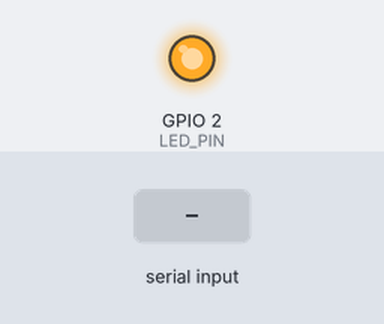
Recording of a sketch running on a simulated ESP32. Shown: output pins drawn as LEDs (lit = HIGH). The test bench sets the inputs (shaded band). WiFi joins after 1.5 s; servers stay silent unless stated; what the sketch prints to the serial monitor is not drawn.

Above: at 1.6 s.
At 3.7 s:
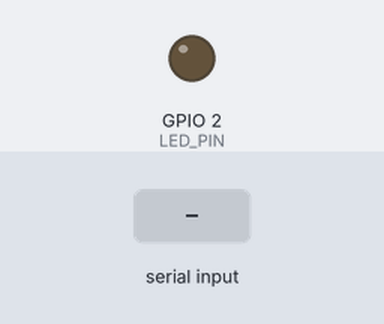
3.8 s: ",\n" received over Serial
5.3 s: "1\n" received over Serial
Timing chart, 0 to 8.3 s (numbered marks = the images above; inputs shaded):
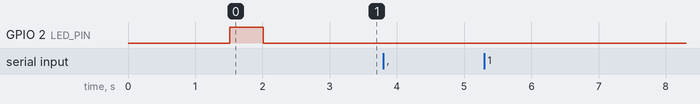

The sketch:

esp32_udp_bridge.ino
```cpp
/*
================================================================================
ESP32 SERIAL-TO-UDP INDUSTRIAL BRIDGE FOR TANKLESS WATER HEATER MONITORING
================================================================================
Architecture:
  Simulink Model (Laptop)
      -> USB Serial (115200 baud)
      -> ESP32 (Receives via Serial)
      -> Wi-Fi UDP (Port 5005)
      -> Python SCADA Dashboard (Laptop)

Payload Format:
  outlet_temperature,flow_rate,burner_power,heat_cell_temperature\n
  Example: 48.08,5.00,13.20,48.10
================================================================================
*/

#include <WiFi.h>
#include <WiFiUdp.h>

// =============================================================================
// USER CONFIGURATION (UPDATE THESE FOR YOUR NETWORK)
// =============================================================================
const char* WIFI_SSID     = "YOUR_WIFI_NAME";        // Wi-Fi SSID / Hotspot Name
const char* WIFI_PASSWORD = "YOUR_WIFI_PASSWORD";    // Wi-Fi Password

// Laptop IP Address running the Streamlit Dashboard
// (Find using 'ipconfig' in Windows Command Prompt, e.g. 192.168.1.50)
const char* LAPTOP_IP     = "192.168.1.100";
const int   UDP_PORT      = 5005;                    // Must match dashboard port

// Hardware Configuration
const int   SERIAL_BAUD   = 115200;                  // Baud rate matching Simulink
const int   LED_PIN       = 2;                       // Onboard status LED (GPIO 2)

// Set to 1 to enable standalone hardware simulation (tests Wi-Fi UDP without Simulink)
// Set to 0 for production mode (reads live serial data from Simulink)
#define TEST_GENERATOR_MODE 0

// =============================================================================
// GLOBAL OBJECTS
// =============================================================================
WiFiUDP udp;
char serialBuffer[128];
int bufferIndex = 0;
unsigned long lastPacketMillis = 0;
unsigned long lastBlinkMillis = 0;

// Test generator variables (only used if TEST_GENERATOR_MODE == 1)
float sim_outlet = 48.08;
float sim_flow = 5.00;
float sim_power = 13.20;
float sim_cell = 48.10;

void setup() {
  pinMode(LED_PIN, OUTPUT);
  digitalWrite(LED_PIN, LOW);

  Serial.begin(SERIAL_BAUD);
  delay(1000);

  Serial.println("\n========================================================");
  Serial.println("   ESP32 SCADA TELEMETRY BRIDGE - TANKLESS WATER HEATER");
  Serial.println("========================================================");

  // Connect to Wi-Fi
  connectWiFi();

  // Start UDP
  udp.begin(UDP_PORT);
  Serial.printf("[UDP] Listening on local port: %d\n", UDP_PORT);
  Serial.printf("[UDP] Forwarding packets to: %s:%d\n", LAPTOP_IP, UDP_PORT);

#if TEST_GENERATOR_MODE
  Serial.println("[MODE] TEST GENERATOR ACTIVE - Emulating process packets @ 2Hz");
#else
  Serial.println("[MODE] LIVE RELAY ACTIVE - Awaiting serial data from Simulink");
#endif
  Serial.println("========================================================\n");
}

void loop() {
  // Ensure Wi-Fi remains connected
  if (WiFi.status() != WL_CONNECTED) {
    connectWiFi();
  }

#if TEST_GENERATOR_MODE
  // Autonomous packet generator for testing Wi-Fi communication without Simulink
  if (millis() - lastPacketMillis >= 500) { // 2 Hz transmission
    lastPacketMillis = millis();

    // Small physical oscillations
    sim_flow = 5.00 + 0.15 * sin(millis() / 2000.0);
    sim_power = 13.20 + 0.25 * sin(millis() / 1500.0);
    sim_cell = 48.10 + 0.10 * sin(millis() / 3000.0);
    sim_outlet = 48.08 + 0.08 * sin(millis() / 3500.0);

    char payload[64];
    snprintf(payload, sizeof(payload), "%.2f,%.2f,%.2f,%.2f\n",
             sim_outlet, sim_flow, sim_power, sim_cell);

    sendUDP(payload);
    Serial.printf("[TX TEST] %s", payload);
  }

#else
  // Production Serial Receiver: Read characters from Simulink Serial Send block
  while (Serial.available() > 0) {
    char c = Serial.read();

    if (c == '\n' || c == '\r') {
      if (bufferIndex > 0) {
        serialBuffer[bufferIndex] = '\0'; // Null-terminate string

        // Validate minimum sanity (must contain 3 commas for 4 values)
        int commaCount = 0;
        for (int i = 0; i < bufferIndex; i++) {
          if (serialBuffer[i] == ',') commaCount++;
        }

        if (commaCount >= 3) {
          sendUDP(serialBuffer);
          // Visual heartbeat blink
          digitalWrite(LED_PIN, HIGH);
          lastBlinkMillis = millis();
        } else {
          Serial.printf("[WARN] Ignored malformed serial line: %s\n", serialBuffer);
        }

        bufferIndex = 0; // Reset buffer
      }
    } else {
      if (bufferIndex < sizeof(serialBuffer) - 1) {
        serialBuffer[bufferIndex++] = c;
      } else {
        // Buffer overflow protection: reset
        bufferIndex = 0;
      }
    }
  }
#endif

  // Turn off heartbeat LED after 40ms pulse
  if (millis() - lastBlinkMillis > 40) {
    digitalWrite(LED_PIN, LOW);
  }
}

// Send UDP Datagram to laptop
void sendUDP(const char* message) {
  udp.beginPacket(LAPTOP_IP, UDP_PORT);
  udp.write((const uint8_t*)message, strlen(message));
  udp.endPacket();
}

// Connect or reconnect to Wi-Fi network
void connectWiFi() {
  Serial.printf("[WIFI] Connecting to SSID: %s ", WIFI_SSID);
  WiFi.mode(WIFI_STA);
  WiFi.begin(WIFI_SSID, WIFI_PASSWORD);

  int attempts = 0;
  while (WiFi.status() != WL_CONNECTED && attempts < 30) {
    delay(500);
    Serial.print(".");
    digitalWrite(LED_PIN, !digitalRead(LED_PIN)); // Flash LED during connect
    attempts++;
  }

  if (WiFi.status() == WL_CONNECTED) {
    digitalWrite(LED_PIN, LOW);
    Serial.println("\n[WIFI] Connected successfully!");
    Serial.printf("[WIFI] ESP32 Assigned IP: %s\n", WiFi.localIP().toString().c_str());
    Serial.printf("[WIFI] ESP32 MAC Address: %s\n", WiFi.macAddress().c_str());
    Serial.printf("[WIFI] RSSI Signal: %d dBm\n", WiFi.RSSI());
  } else {
    Serial.println("\n[ERROR] Wi-Fi connection timed out. Retrying in background...");
  }
}
```

Measured:
- after the input at 3.8 s, every drawn part: stays the same
- after the input at 5.3 s, every drawn part: stays the same
